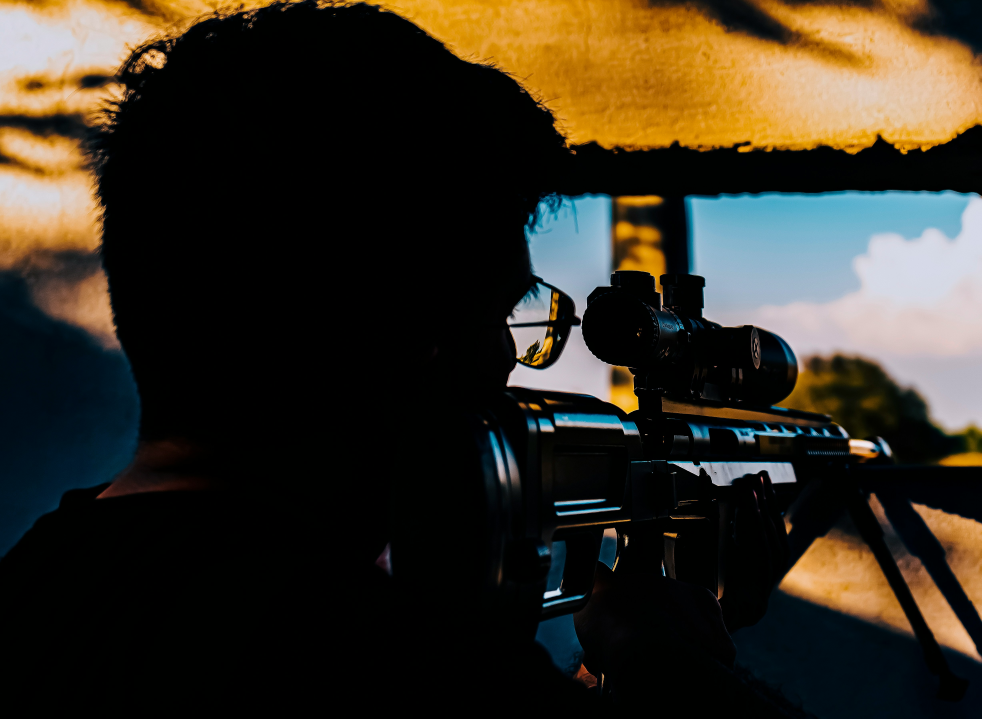
#> input picture images/image_1.jpg, 4910 x 3593 px, given in place of description_img.jpg, which was not available (shown at 1/5 size)
$ python pillow-tutorial.py
#> lines starting #> are read from the running program, lines starting #| are printed output that depends on the picture; pictures that were not available may be replaced by others from this repository, and a replacement may not be noted
from PIL import Image
import os

# Opening an Image
filename = 'description_img.jpg'
img = Image.open(filename)
#> img is the input picture: PIL image 4910x3593 RGB; mean R, G, B 52.5, 46.3, 34.5
img.show()

# Creating an Image
red_img = Image.new('RGB', (400, 500), (255, 0, 0))
green_img = Image.new('RGB', (400, 500), (0, 255, 0))
blue_img = Image.new('RGB', (400, 500), (0, 0, 255))
yellow_img = Image.new('RGB', (400, 500), 'yellow')
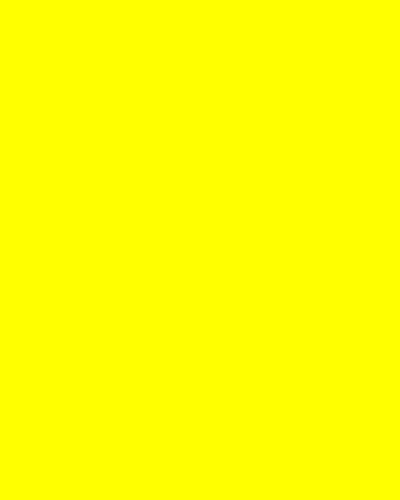
#> yellow_img: PIL image 400x500 RGB; mean R, G, B 255, 255, 0
# yellow_img.show()

# Rotating an Image
img_90 = img.rotate(angle=90, expand=True)
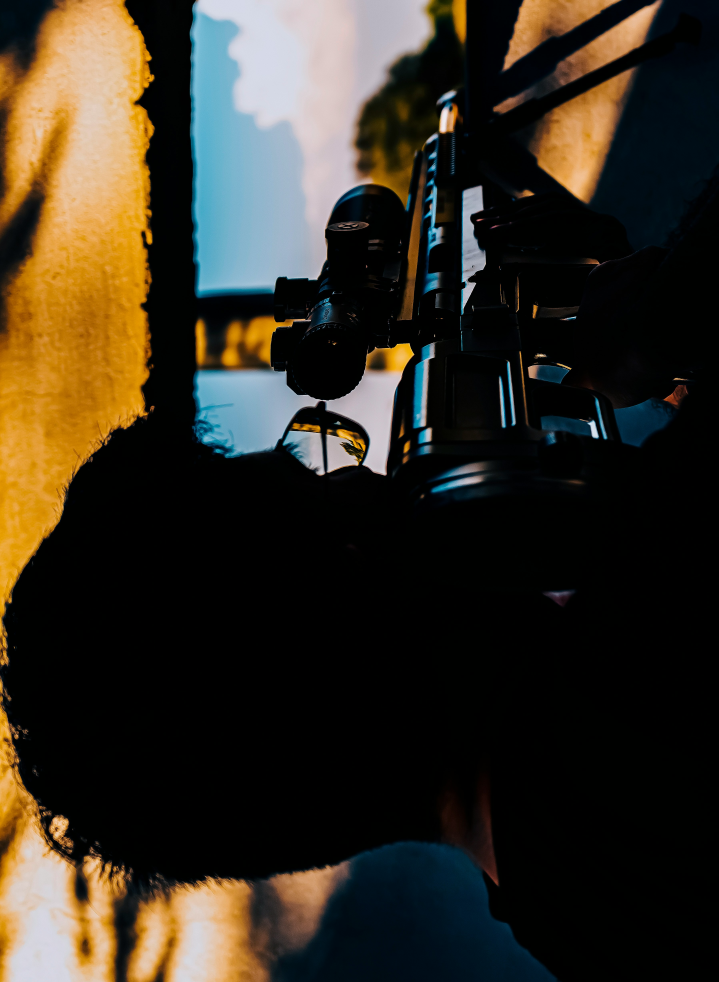
#> img_90: PIL image 3593x4910 RGB (shown at 1/5 size); mean R, G, B 52.5, 46.3, 34.5
# img_90.show()

img_60 = img.rotate(angle=60, expand=True, fillcolor='white', resample=Image.Resampling(2))
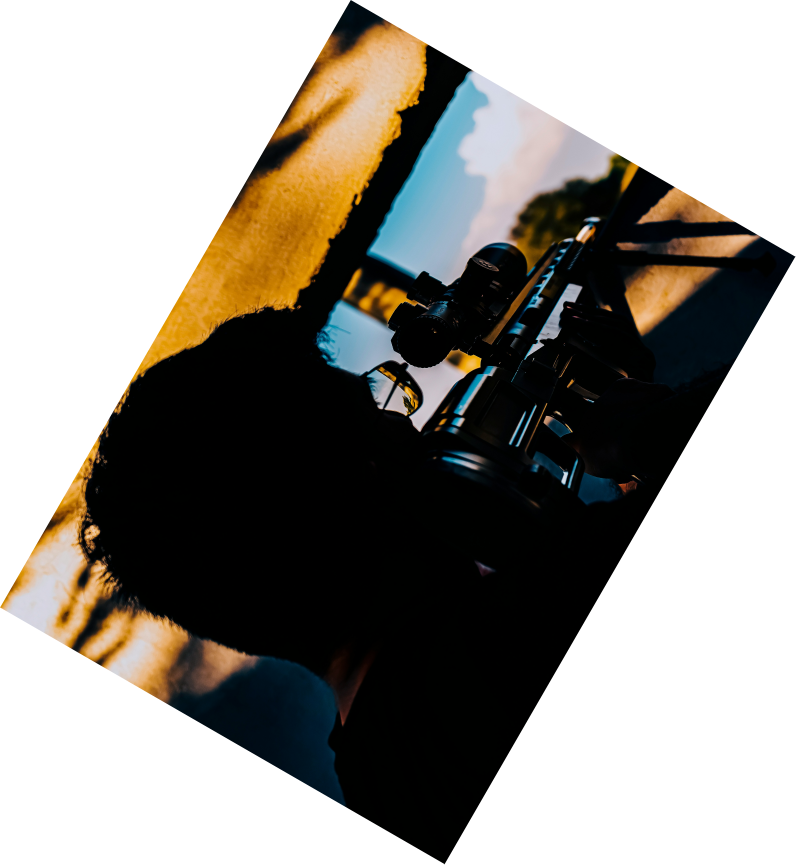
#> img_60: PIL image 5568x6049 RGB (shown at 1/7 size); mean R, G, B 148.8, 145.6, 139.4
img_60.show()

# Resizing Image
img = Image.open('description_img.jpg')
# print(img.width, img.height)
# img.show()
img_down_size = img.resize((int(img.width / 2), int(img.height / 2)))
# print(img_down_size.width, img_down_size.height)
# img_down_size.show()
img_up_size = img.resize((int(img.width * 2), int(img.height * 2)))
# print(img_up_size.width, img_up_size.height)
# img_up_size.show()


# Blending Images
img_1 = Image.open('new_images/image_1.jpg')
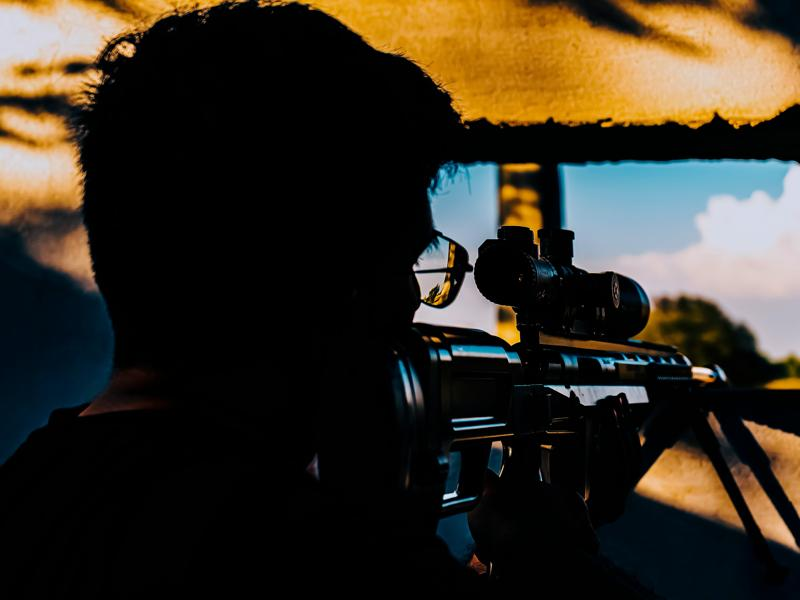
#> input picture new_images/image_1.jpg, 800 x 600 px
#> img_1 is the input picture: PIL image 800x600 RGB; mean R, G, B 52.9, 46.4, 34.9
img_2 = Image.open('new_images/image_2.jpg')
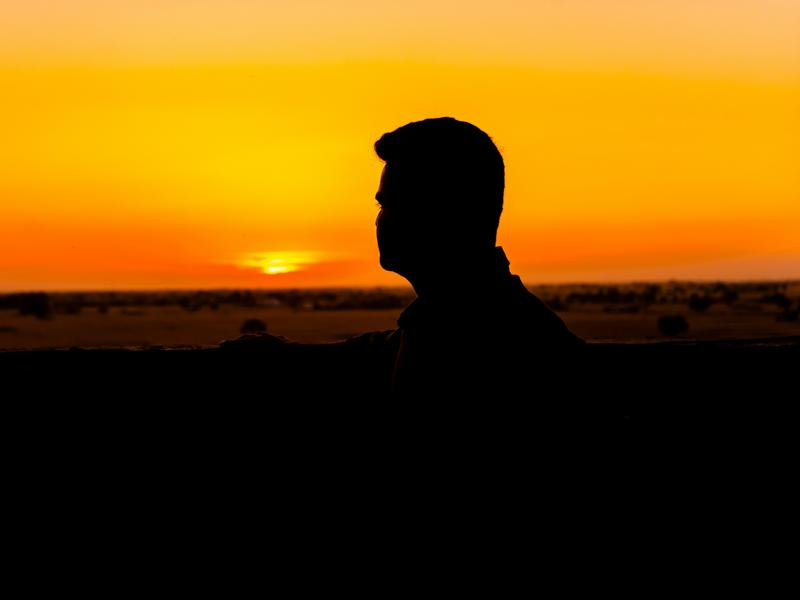
#> input picture new_images/image_2.jpg, 800 x 600 px
#> img_2 is the input picture: PIL image 800x600 RGB; mean R, G, B 113.6, 75.6, 9.8
img_blend = Image.blend(img_1, img_2, alpha=0.5)
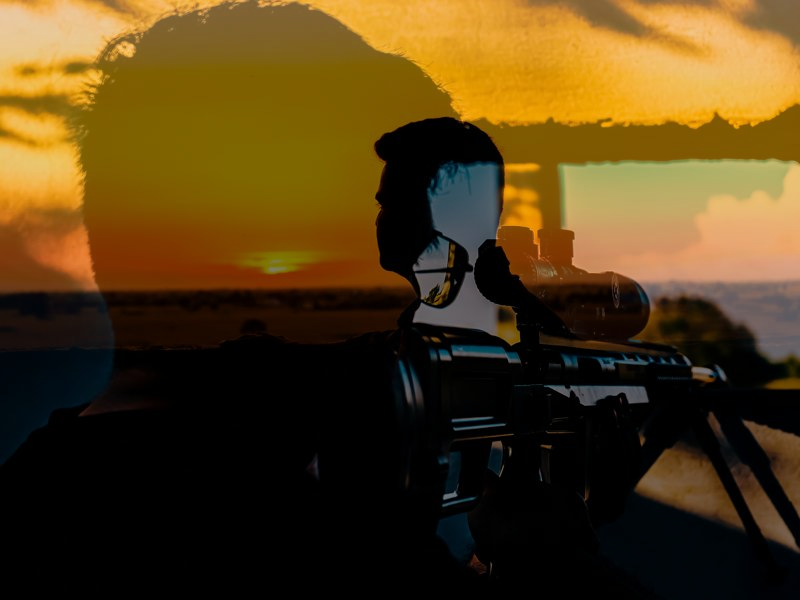
#> img_blend: PIL image 800x600 RGB; mean R, G, B 83, 60.8, 22.1
# img_blend.show()


# Cropping an image
img_cropped = img.crop(box=(10, 10, 800, 800))
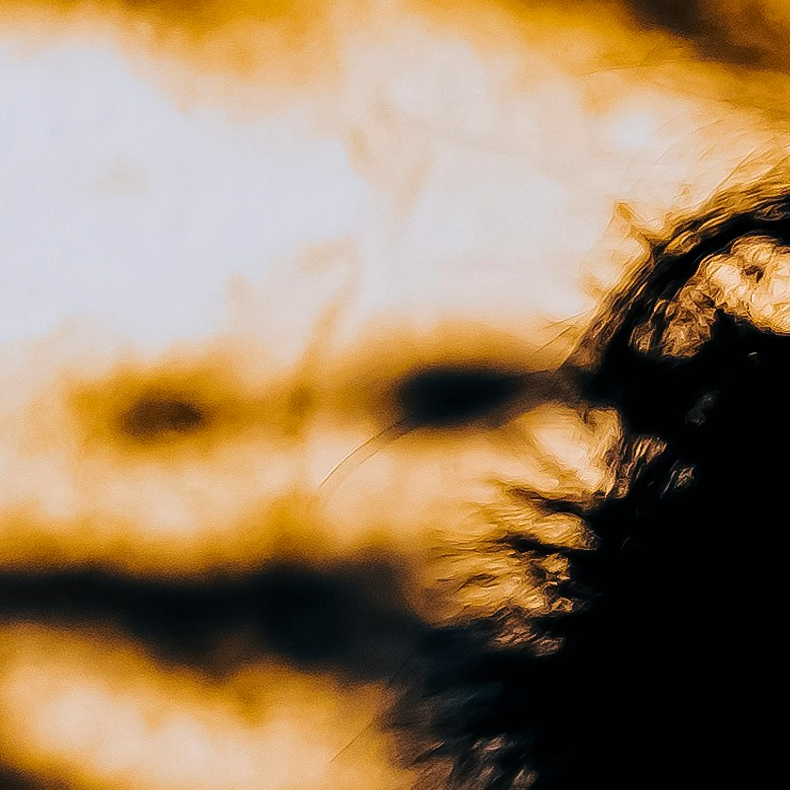
#> img_cropped: PIL image 790x790 RGB; mean R, G, B 153.2, 126.3, 94.5
# img_cropped.show()
